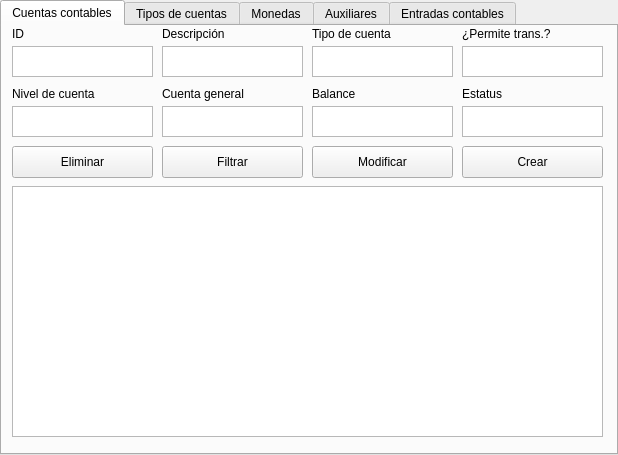
<?xml version="1.0" encoding="UTF-8"?>
<ui version="4.0">
 <class>tabWidget</class>
 <widget class="QTabWidget" name="tabWidget">
  <property name="geometry">
   <rect>
    <x>0</x>
    <y>0</y>
    <width>618</width>
    <height>455</height>
   </rect>
  </property>
  <property name="windowTitle">
   <string>tabWidget</string>
  </property>
  <property name="currentIndex">
   <number>0</number>
  </property>
  <widget class="QWidget" name="accountingTab">
   <attribute name="title">
    <string>Cuentas contables</string>
   </attribute>
   <widget class="QTableWidget" name="accountingTable">
    <property name="geometry">
     <rect>
      <x>10</x>
      <y>160</y>
      <width>591</width>
      <height>251</height>
     </rect>
    </property>
   </widget>
   <widget class="QPushButton" name="accountingUpdateBtn">
    <property name="geometry">
     <rect>
      <x>310</x>
      <y>120</y>
      <width>141</width>
      <height>32</height>
     </rect>
    </property>
    <property name="text">
     <string>Modificar</string>
    </property>
   </widget>
   <widget class="QPushButton" name="accountingInsertBtn">
    <property name="geometry">
     <rect>
      <x>460</x>
      <y>120</y>
      <width>141</width>
      <height>32</height>
     </rect>
    </property>
    <property name="text">
     <string>Crear</string>
    </property>
   </widget>
   <widget class="QTextEdit" name="accountingIdTxt">
    <property name="geometry">
     <rect>
      <x>10</x>
      <y>20</y>
      <width>141</width>
      <height>31</height>
     </rect>
    </property>
   </widget>
   <widget class="QTextEdit" name="accountingAccLvlTxt">
    <property name="geometry">
     <rect>
      <x>10</x>
      <y>80</y>
      <width>141</width>
      <height>31</height>
     </rect>
    </property>
   </widget>
   <widget class="QTextEdit" name="accountingDescTxt">
    <property name="geometry">
     <rect>
      <x>160</x>
      <y>20</y>
      <width>141</width>
      <height>31</height>
     </rect>
    </property>
   </widget>
   <widget class="QTextEdit" name="accountingGnlAccTxt">
    <property name="geometry">
     <rect>
      <x>160</x>
      <y>80</y>
      <width>141</width>
      <height>31</height>
     </rect>
    </property>
   </widget>
   <widget class="QTextEdit" name="accountingAccTypeTxt">
    <property name="geometry">
     <rect>
      <x>310</x>
      <y>20</y>
      <width>141</width>
      <height>31</height>
     </rect>
    </property>
   </widget>
   <widget class="QTextEdit" name="accountingTrxAllwTxt">
    <property name="geometry">
     <rect>
      <x>460</x>
      <y>20</y>
      <width>141</width>
      <height>31</height>
     </rect>
    </property>
   </widget>
   <widget class="QTextEdit" name="accountingBlnTxt">
    <property name="geometry">
     <rect>
      <x>310</x>
      <y>80</y>
      <width>141</width>
      <height>31</height>
     </rect>
    </property>
   </widget>
   <widget class="QTextEdit" name="accountingStsTxt">
    <property name="geometry">
     <rect>
      <x>460</x>
      <y>80</y>
      <width>141</width>
      <height>31</height>
     </rect>
    </property>
   </widget>
   <widget class="QLabel" name="accountingIdLbl">
    <property name="geometry">
     <rect>
      <x>10</x>
      <y>0</y>
      <width>60</width>
      <height>16</height>
     </rect>
    </property>
    <property name="text">
     <string>ID</string>
    </property>
   </widget>
   <widget class="QLabel" name="accountingDescLbl">
    <property name="geometry">
     <rect>
      <x>160</x>
      <y>0</y>
      <width>91</width>
      <height>16</height>
     </rect>
    </property>
    <property name="text">
     <string>Descripción</string>
    </property>
   </widget>
   <widget class="QLabel" name="accountingAccTypeLbl">
    <property name="geometry">
     <rect>
      <x>310</x>
      <y>0</y>
      <width>121</width>
      <height>16</height>
     </rect>
    </property>
    <property name="text">
     <string>Tipo de cuenta</string>
    </property>
   </widget>
   <widget class="QLabel" name="accountingTrxAllowedLbl">
    <property name="geometry">
     <rect>
      <x>460</x>
      <y>0</y>
      <width>111</width>
      <height>16</height>
     </rect>
    </property>
    <property name="text">
     <string>¿Permite trans.?</string>
    </property>
   </widget>
   <widget class="QLabel" name="accountingAccLvlLbl">
    <property name="geometry">
     <rect>
      <x>10</x>
      <y>60</y>
      <width>121</width>
      <height>16</height>
     </rect>
    </property>
    <property name="text">
     <string>Nivel de cuenta</string>
    </property>
   </widget>
   <widget class="QLabel" name="accountingGnlAccLbl">
    <property name="geometry">
     <rect>
      <x>160</x>
      <y>60</y>
      <width>121</width>
      <height>16</height>
     </rect>
    </property>
    <property name="text">
     <string>Cuenta general</string>
    </property>
   </widget>
   <widget class="QLabel" name="accountingBlncLbl">
    <property name="geometry">
     <rect>
      <x>310</x>
      <y>60</y>
      <width>101</width>
      <height>16</height>
     </rect>
    </property>
    <property name="text">
     <string>Balance</string>
    </property>
   </widget>
   <widget class="QLabel" name="accountingStatusLbl">
    <property name="geometry">
     <rect>
      <x>460</x>
      <y>60</y>
      <width>111</width>
      <height>16</height>
     </rect>
    </property>
    <property name="text">
     <string>Estatus</string>
    </property>
   </widget>
   <widget class="QPushButton" name="accountingFilterBtn">
    <property name="geometry">
     <rect>
      <x>160</x>
      <y>120</y>
      <width>141</width>
      <height>32</height>
     </rect>
    </property>
    <property name="text">
     <string>Filtrar</string>
    </property>
   </widget>
   <widget class="QPushButton" name="accountingDeleteBtn">
    <property name="geometry">
     <rect>
      <x>10</x>
      <y>120</y>
      <width>141</width>
      <height>32</height>
     </rect>
    </property>
    <property name="text">
     <string>Eliminar</string>
    </property>
   </widget>
  </widget>
  <widget class="QWidget" name="acctypesTab">
   <attribute name="title">
    <string>Tipos de cuentas</string>
   </attribute>
   <widget class="QTableWidget" name="acctypeTable">
    <property name="geometry">
     <rect>
      <x>80</x>
      <y>140</y>
      <width>451</width>
      <height>261</height>
     </rect>
    </property>
   </widget>
   <widget class="QLabel" name="acctypeIdLbl">
    <property name="geometry">
     <rect>
      <x>80</x>
      <y>10</y>
      <width>60</width>
      <height>16</height>
     </rect>
    </property>
    <property name="text">
     <string>ID</string>
    </property>
   </widget>
   <widget class="QTextEdit" name="acctypeDescTxt">
    <property name="geometry">
     <rect>
      <x>80</x>
      <y>90</y>
      <width>141</width>
      <height>31</height>
     </rect>
    </property>
   </widget>
   <widget class="QTextEdit" name="acctypeOrgTxt">
    <property name="geometry">
     <rect>
      <x>230</x>
      <y>30</y>
      <width>141</width>
      <height>31</height>
     </rect>
    </property>
   </widget>
   <widget class="QLabel" name="acctypeOrigLbl">
    <property name="geometry">
     <rect>
      <x>230</x>
      <y>10</y>
      <width>60</width>
      <height>16</height>
     </rect>
    </property>
    <property name="text">
     <string>Origen</string>
    </property>
   </widget>
   <widget class="QTextEdit" name="acctypeIdTxt">
    <property name="geometry">
     <rect>
      <x>80</x>
      <y>30</y>
      <width>141</width>
      <height>31</height>
     </rect>
    </property>
   </widget>
   <widget class="QLabel" name="acctypeDescLbl">
    <property name="geometry">
     <rect>
      <x>80</x>
      <y>70</y>
      <width>91</width>
      <height>16</height>
     </rect>
    </property>
    <property name="text">
     <string>Descripción</string>
    </property>
   </widget>
   <widget class="QLabel" name="acctypeStatusLbl">
    <property name="geometry">
     <rect>
      <x>230</x>
      <y>70</y>
      <width>60</width>
      <height>16</height>
     </rect>
    </property>
    <property name="text">
     <string>Estatus</string>
    </property>
   </widget>
   <widget class="QTextEdit" name="acctypeStsTxt">
    <property name="geometry">
     <rect>
      <x>230</x>
      <y>90</y>
      <width>141</width>
      <height>31</height>
     </rect>
    </property>
   </widget>
   <widget class="QPushButton" name="acctypeInsertBtn">
    <property name="geometry">
     <rect>
      <x>390</x>
      <y>100</y>
      <width>141</width>
      <height>32</height>
     </rect>
    </property>
    <property name="text">
     <string>Crear</string>
    </property>
   </widget>
   <widget class="QPushButton" name="acctypeFilterBtn">
    <property name="geometry">
     <rect>
      <x>390</x>
      <y>40</y>
      <width>141</width>
      <height>32</height>
     </rect>
    </property>
    <property name="text">
     <string>Filtrar</string>
    </property>
   </widget>
   <widget class="QPushButton" name="acctypeUpdateBtn">
    <property name="geometry">
     <rect>
      <x>390</x>
      <y>70</y>
      <width>141</width>
      <height>32</height>
     </rect>
    </property>
    <property name="text">
     <string>Modificar</string>
    </property>
   </widget>
   <widget class="QPushButton" name="acctypeDeleteBtn">
    <property name="geometry">
     <rect>
      <x>390</x>
      <y>10</y>
      <width>141</width>
      <height>32</height>
     </rect>
    </property>
    <property name="text">
     <string>Eliminar</string>
    </property>
   </widget>
  </widget>
  <widget class="QWidget" name="currencyTab">
   <attribute name="title">
    <string>Monedas</string>
   </attribute>
   <widget class="QLabel" name="currencyRateLbl">
    <property name="geometry">
     <rect>
      <x>230</x>
      <y>10</y>
      <width>60</width>
      <height>16</height>
     </rect>
    </property>
    <property name="text">
     <string>Tasa</string>
    </property>
   </widget>
   <widget class="QTableWidget" name="currencyTable">
    <property name="geometry">
     <rect>
      <x>80</x>
      <y>140</y>
      <width>451</width>
      <height>261</height>
     </rect>
    </property>
   </widget>
   <widget class="QTextEdit" name="currencyRateTxt">
    <property name="geometry">
     <rect>
      <x>230</x>
      <y>30</y>
      <width>131</width>
      <height>31</height>
     </rect>
    </property>
   </widget>
   <widget class="QPushButton" name="currencyFetchBtn">
    <property name="geometry">
     <rect>
      <x>370</x>
      <y>100</y>
      <width>161</width>
      <height>32</height>
     </rect>
    </property>
    <property name="text">
     <string>Actualizar tasas</string>
    </property>
   </widget>
   <widget class="QTextEdit" name="currencyIdTxt">
    <property name="geometry">
     <rect>
      <x>80</x>
      <y>30</y>
      <width>131</width>
      <height>31</height>
     </rect>
    </property>
   </widget>
   <widget class="QLabel" name="currencyStatusLbl">
    <property name="geometry">
     <rect>
      <x>230</x>
      <y>70</y>
      <width>60</width>
      <height>16</height>
     </rect>
    </property>
    <property name="text">
     <string>Estatus</string>
    </property>
   </widget>
   <widget class="QLabel" name="currencyIdLbl">
    <property name="geometry">
     <rect>
      <x>80</x>
      <y>10</y>
      <width>60</width>
      <height>16</height>
     </rect>
    </property>
    <property name="text">
     <string>ID</string>
    </property>
   </widget>
   <widget class="QTextEdit" name="currencyStsTxt">
    <property name="geometry">
     <rect>
      <x>230</x>
      <y>90</y>
      <width>131</width>
      <height>31</height>
     </rect>
    </property>
   </widget>
   <widget class="QTextEdit" name="currencyDescTxt">
    <property name="geometry">
     <rect>
      <x>80</x>
      <y>90</y>
      <width>131</width>
      <height>31</height>
     </rect>
    </property>
   </widget>
   <widget class="QPushButton" name="currencyDeleteBtn">
    <property name="geometry">
     <rect>
      <x>370</x>
      <y>10</y>
      <width>81</width>
      <height>32</height>
     </rect>
    </property>
    <property name="text">
     <string>Eliminar</string>
    </property>
   </widget>
   <widget class="QPushButton" name="currencyUpdateBtn">
    <property name="geometry">
     <rect>
      <x>370</x>
      <y>40</y>
      <width>161</width>
      <height>32</height>
     </rect>
    </property>
    <property name="text">
     <string>Modificar</string>
    </property>
   </widget>
   <widget class="QPushButton" name="currencyInsertBtn">
    <property name="geometry">
     <rect>
      <x>450</x>
      <y>10</y>
      <width>81</width>
      <height>32</height>
     </rect>
    </property>
    <property name="text">
     <string>Crear</string>
    </property>
   </widget>
   <widget class="QLabel" name="currencyDescLbl">
    <property name="geometry">
     <rect>
      <x>80</x>
      <y>70</y>
      <width>91</width>
      <height>16</height>
     </rect>
    </property>
    <property name="text">
     <string>Descripción</string>
    </property>
   </widget>
   <widget class="QPushButton" name="currencyFilterBtn">
    <property name="geometry">
     <rect>
      <x>370</x>
      <y>70</y>
      <width>161</width>
      <height>32</height>
     </rect>
    </property>
    <property name="text">
     <string>Filtrar</string>
    </property>
   </widget>
  </widget>
  <widget class="QWidget" name="usersTab">
   <attribute name="title">
    <string>Auxiliares</string>
   </attribute>
   <widget class="QPushButton" name="auxDeleteBtn">
    <property name="geometry">
     <rect>
      <x>390</x>
      <y>10</y>
      <width>141</width>
      <height>32</height>
     </rect>
    </property>
    <property name="text">
     <string>Eliminar</string>
    </property>
   </widget>
   <widget class="QTextEdit" name="auxStatusTxt">
    <property name="geometry">
     <rect>
      <x>230</x>
      <y>30</y>
      <width>141</width>
      <height>31</height>
     </rect>
    </property>
   </widget>
   <widget class="QPushButton" name="auxUpdateBtn">
    <property name="geometry">
     <rect>
      <x>390</x>
      <y>70</y>
      <width>141</width>
      <height>32</height>
     </rect>
    </property>
    <property name="text">
     <string>Modificar</string>
    </property>
   </widget>
   <widget class="QLabel" name="auxDescLbl">
    <property name="geometry">
     <rect>
      <x>80</x>
      <y>70</y>
      <width>91</width>
      <height>16</height>
     </rect>
    </property>
    <property name="text">
     <string>Descripción</string>
    </property>
   </widget>
   <widget class="QTextEdit" name="auxDescTxt">
    <property name="geometry">
     <rect>
      <x>80</x>
      <y>90</y>
      <width>291</width>
      <height>31</height>
     </rect>
    </property>
   </widget>
   <widget class="QLabel" name="auxIdLbl">
    <property name="geometry">
     <rect>
      <x>80</x>
      <y>10</y>
      <width>60</width>
      <height>16</height>
     </rect>
    </property>
    <property name="text">
     <string>ID</string>
    </property>
   </widget>
   <widget class="QPushButton" name="auxInsertBtn">
    <property name="geometry">
     <rect>
      <x>390</x>
      <y>100</y>
      <width>141</width>
      <height>32</height>
     </rect>
    </property>
    <property name="text">
     <string>Crear</string>
    </property>
   </widget>
   <widget class="QTextEdit" name="auxIdTxt">
    <property name="geometry">
     <rect>
      <x>80</x>
      <y>30</y>
      <width>141</width>
      <height>31</height>
     </rect>
    </property>
   </widget>
   <widget class="QLabel" name="auxStatusLbl">
    <property name="geometry">
     <rect>
      <x>230</x>
      <y>10</y>
      <width>60</width>
      <height>16</height>
     </rect>
    </property>
    <property name="text">
     <string>Estatus</string>
    </property>
   </widget>
   <widget class="QPushButton" name="auxFetchBtn">
    <property name="geometry">
     <rect>
      <x>390</x>
      <y>40</y>
      <width>141</width>
      <height>32</height>
     </rect>
    </property>
    <property name="text">
     <string>Actualizar tasas</string>
    </property>
   </widget>
   <widget class="QTableWidget" name="auxTable">
    <property name="geometry">
     <rect>
      <x>80</x>
      <y>140</y>
      <width>451</width>
      <height>261</height>
     </rect>
    </property>
   </widget>
  </widget>
  <widget class="QWidget" name="entriesTab">
   <attribute name="title">
    <string>Entradas contables</string>
   </attribute>
   <widget class="QTextEdit" name="entriesAccTypeTxt">
    <property name="geometry">
     <rect>
      <x>460</x>
      <y>20</y>
      <width>141</width>
      <height>31</height>
     </rect>
    </property>
   </widget>
   <widget class="QLabel" name="entriesIdLbl">
    <property name="geometry">
     <rect>
      <x>10</x>
      <y>0</y>
      <width>60</width>
      <height>16</height>
     </rect>
    </property>
    <property name="text">
     <string>ID</string>
    </property>
   </widget>
   <widget class="QLabel" name="entriesStatusLbl">
    <property name="geometry">
     <rect>
      <x>460</x>
      <y>60</y>
      <width>111</width>
      <height>16</height>
     </rect>
    </property>
    <property name="text">
     <string>Estatus</string>
    </property>
   </widget>
   <widget class="QTextEdit" name="entriesDescTxt">
    <property name="geometry">
     <rect>
      <x>160</x>
      <y>20</y>
      <width>141</width>
      <height>31</height>
     </rect>
    </property>
   </widget>
   <widget class="QLabel" name="entriesAmountLbl">
    <property name="geometry">
     <rect>
      <x>310</x>
      <y>60</y>
      <width>101</width>
      <height>16</height>
     </rect>
    </property>
    <property name="text">
     <string>Monto</string>
    </property>
   </widget>
   <widget class="QTableWidget" name="entriesTable">
    <property name="geometry">
     <rect>
      <x>10</x>
      <y>160</y>
      <width>591</width>
      <height>251</height>
     </rect>
    </property>
   </widget>
   <widget class="QTextEdit" name="entriesAccOrigTxt">
    <property name="geometry">
     <rect>
      <x>310</x>
      <y>20</y>
      <width>141</width>
      <height>31</height>
     </rect>
    </property>
   </widget>
   <widget class="QPushButton" name="entriesUpdateBtn">
    <property name="geometry">
     <rect>
      <x>370</x>
      <y>120</y>
      <width>111</width>
      <height>32</height>
     </rect>
    </property>
    <property name="text">
     <string>Modificar</string>
    </property>
   </widget>
   <widget class="QLabel" name="entriesAccTypeLbl">
    <property name="geometry">
     <rect>
      <x>460</x>
      <y>0</y>
      <width>121</width>
      <height>16</height>
     </rect>
    </property>
    <property name="text">
     <string>Tipo de cuenta</string>
    </property>
   </widget>
   <widget class="QTextEdit" name="entriesAccNumTxt">
    <property name="geometry">
     <rect>
      <x>10</x>
      <y>80</y>
      <width>141</width>
      <height>31</height>
     </rect>
    </property>
   </widget>
   <widget class="QPushButton" name="entriesInsertBtn">
    <property name="geometry">
     <rect>
      <x>490</x>
      <y>120</y>
      <width>111</width>
      <height>32</height>
     </rect>
    </property>
    <property name="text">
     <string>Crear</string>
    </property>
   </widget>
   <widget class="QTextEdit" name="entriesStsTxt">
    <property name="geometry">
     <rect>
      <x>460</x>
      <y>80</y>
      <width>141</width>
      <height>31</height>
     </rect>
    </property>
   </widget>
   <widget class="QPushButton" name="entriesFilterBtn">
    <property name="geometry">
     <rect>
      <x>130</x>
      <y>120</y>
      <width>111</width>
      <height>32</height>
     </rect>
    </property>
    <property name="text">
     <string>Filtrar</string>
    </property>
   </widget>
   <widget class="QTextEdit" name="entriesIdTxt">
    <property name="geometry">
     <rect>
      <x>10</x>
      <y>20</y>
      <width>141</width>
      <height>31</height>
     </rect>
    </property>
   </widget>
   <widget class="QPushButton" name="entriesDeleteBtn">
    <property name="geometry">
     <rect>
      <x>10</x>
      <y>120</y>
      <width>111</width>
      <height>32</height>
     </rect>
    </property>
    <property name="text">
     <string>Eliminar</string>
    </property>
   </widget>
   <widget class="QLabel" name="entriesDescLbl">
    <property name="geometry">
     <rect>
      <x>160</x>
      <y>0</y>
      <width>91</width>
      <height>16</height>
     </rect>
    </property>
    <property name="text">
     <string>Descripción</string>
    </property>
   </widget>
   <widget class="QLabel" name="entriesAccNumLbl">
    <property name="geometry">
     <rect>
      <x>10</x>
      <y>60</y>
      <width>121</width>
      <height>16</height>
     </rect>
    </property>
    <property name="text">
     <string>Número de cuenta</string>
    </property>
   </widget>
   <widget class="QTextEdit" name="entriesAmountTxt">
    <property name="geometry">
     <rect>
      <x>310</x>
      <y>80</y>
      <width>141</width>
      <height>31</height>
     </rect>
    </property>
   </widget>
   <widget class="QLabel" name="entriesDateLbl">
    <property name="geometry">
     <rect>
      <x>160</x>
      <y>60</y>
      <width>121</width>
      <height>16</height>
     </rect>
    </property>
    <property name="text">
     <string>Fecha de registro</string>
    </property>
   </widget>
   <widget class="QLabel" name="entriesAccOrigLbl">
    <property name="geometry">
     <rect>
      <x>310</x>
      <y>0</y>
      <width>121</width>
      <height>16</height>
     </rect>
    </property>
    <property name="text">
     <string>Cuenta origen</string>
    </property>
   </widget>
   <widget class="QTextEdit" name="entriesDateTxt">
    <property name="geometry">
     <rect>
      <x>160</x>
      <y>80</y>
      <width>141</width>
      <height>31</height>
     </rect>
    </property>
   </widget>
   <widget class="QPushButton" name="entriesFetchBtn">
    <property name="geometry">
     <rect>
      <x>250</x>
      <y>120</y>
      <width>111</width>
      <height>32</height>
     </rect>
    </property>
    <property name="text">
     <string>Refrescar</string>
    </property>
   </widget>
  </widget>
 </widget>
 <resources/>
 <connections/>
</ui>
